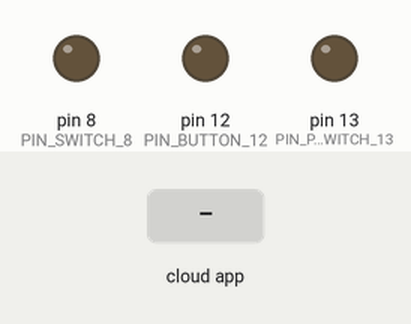
This sketch was run on a simulated Arduino Uno, built with avr-gcc and run on an emulated ATmega328P. Parts: output pins drawn as LEDs (lit = HIGH). The inputs (shaded band) are chosen by the test bench. The RemoteXY app is connected.

Above: at 1.2 s.
1.3 s: the phone or cloud app sets button_12 to 1
At 1.9 s:
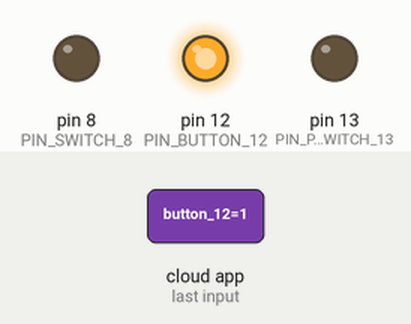
2.8 s: the phone or cloud app sets pushSwitch_13 to 1
At 4.0 s:
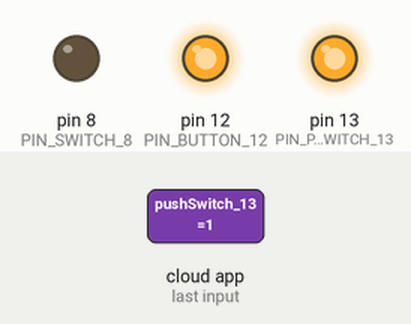
4.3 s: the phone or cloud app sets switch_8 to 1
At 5.3 s:
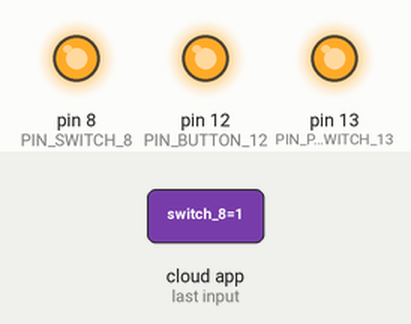
5.8 s: the phone or cloud app sets button_12 to 0
At 6.5 s:
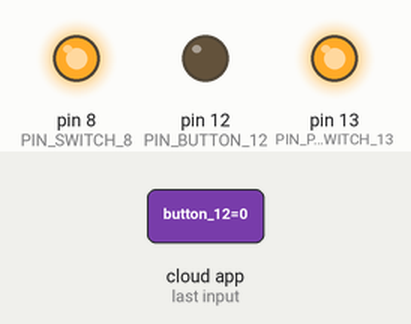
7.3 s: the phone or cloud app sets pushSwitch_13 to 0
At 7.6 s:
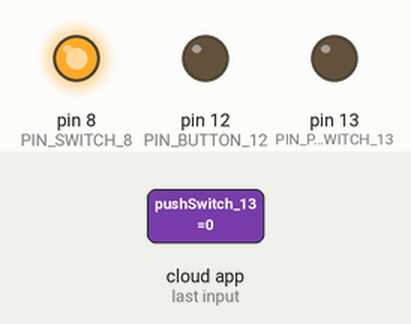
8.8 s: the phone or cloud app sets button_12 to 1
At 10.0 s:
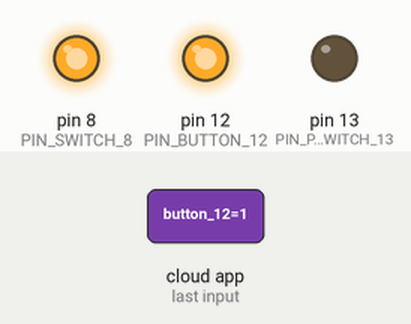
Timing chart, 0 to 11.3 s (numbered marks = the images above; inputs shaded):
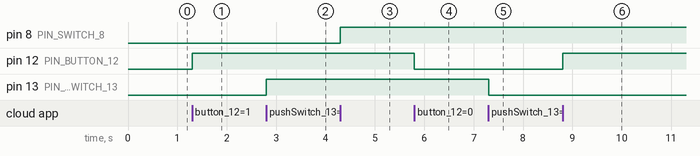

The sketch:

Arduino_Bluetooth_Control.ino
```cpp
// (licence header left out)
//////////////////////////////////////////////
//        RemoteXY include library          //
//////////////////////////////////////////////

// RemoteXY select connection mode and include library
#define REMOTEXY_MODE__HARDSERIAL

#include <RemoteXY.h>

// RemoteXY connection settings
#define REMOTEXY_SERIAL Serial
#define REMOTEXY_SERIAL_SPEED 115200


// RemoteXY configurate
#pragma pack(push, 1)
uint8_t RemoteXY_CONF[] =   // 154 bytes
  { 255,3,0,0,0,147,0,16,69,0,129,0,7,3,86,6,46,75,86,71,
  32,67,79,76,76,69,71,69,32,79,70,32,69,78,71,73,78,69,69,82,
  73,78,71,32,0,129,0,2,12,94,4,33,69,76,69,67,84,82,79,78,
  73,67,83,32,65,78,68,32,67,79,77,77,85,78,73,67,65,84,73,79,
  78,32,69,78,71,73,78,69,69,82,73,78,71,32,0,129,0,33,19,34,
  8,25,73,79,84,32,67,76,85,66,0,1,0,29,41,14,14,2,146,0,
  10,48,8,40,15,15,4,1,31,79,78,0,31,79,70,70,0,2,0,51,
  43,22,11,2,60,136,37,79,78,0,79,70,70,0 };

// this structure defines all the variables and events of your control interface
struct {

    // input variables
  uint8_t button_12; // =1 if button pressed, else =0
  uint8_t pushSwitch_13; // =1 if state is ON, else =0
  uint8_t switch_8; // =1 if switch ON and =0 if OFF

    // other variable
  uint8_t connect_flag;  // =1 if wire connected, else =0

} RemoteXY;
#pragma pack(pop)

/////////////////////////////////////////////
//           END RemoteXY include          //
/////////////////////////////////////////////

#define PIN_BUTTON_12 12
#define PIN_PUSHSWITCH_13 13
#define PIN_SWITCH_8 8


void setup()
{
  RemoteXY_Init ();

  pinMode (PIN_BUTTON_12, OUTPUT);
  pinMode (PIN_PUSHSWITCH_13, OUTPUT);
  pinMode (PIN_SWITCH_8, OUTPUT);

  // TODO you setup code

}

void loop()
{
  RemoteXY_Handler ();

  digitalWrite(PIN_BUTTON_12, (RemoteXY.button_12==0)?LOW:HIGH);
  digitalWrite(PIN_PUSHSWITCH_13, (RemoteXY.pushSwitch_13==0)?LOW:HIGH);
  digitalWrite(PIN_SWITCH_8, (RemoteXY.switch_8==0)?LOW:HIGH);

  // TODO you loop code
  // use the RemoteXY structure for data transfer
  // do not call delay()


}
```

Measured:
- after the input at 1.3 s, pin 12 (PIN_BUTTON_12): LOW → HIGH at once
- after the input at 2.8 s, pin 13 (PIN_PUSHSWITCH_13): LOW → HIGH at once
- after the input at 4.3 s, pin 8 (PIN_SWITCH_8): LOW → HIGH at once
- after the input at 5.8 s, pin 12 (PIN_BUTTON_12): HIGH → LOW at once
- after the input at 7.3 s, pin 13 (PIN_PUSHSWITCH_13): HIGH → LOW at once
- after the input at 8.8 s, pin 12 (PIN_BUTTON_12): LOW → HIGH at once
